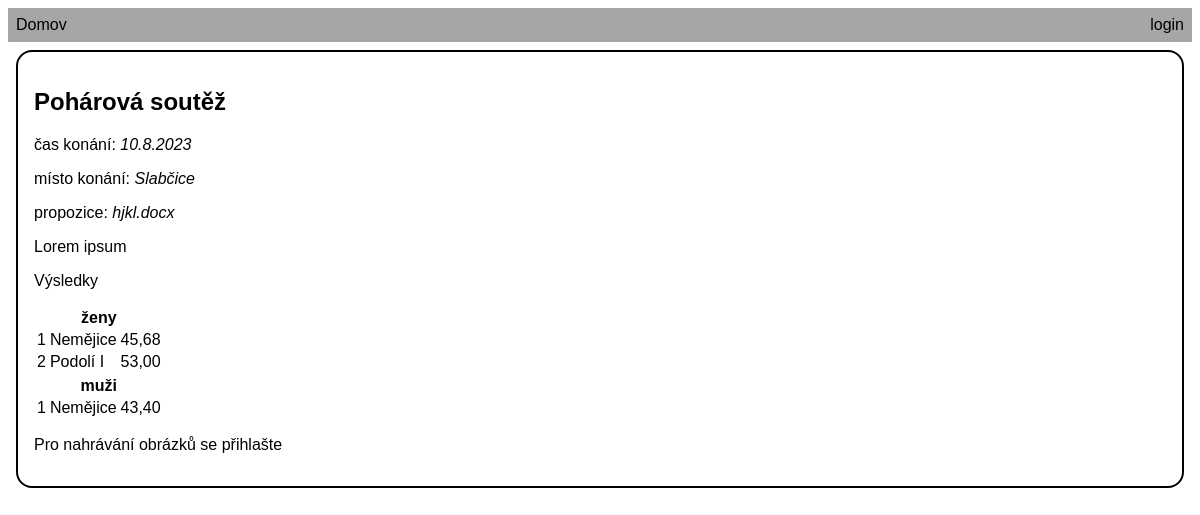
Screenshot of /competition.php?id=0 with the database file from the repository.
### tables this page shows
CREATE TABLE "competition" (id INTEGER PRIMARY KEY AUTOINCREMENT UNIQUE NOT NULL, id_user INTEGER NOT NULL REFERENCES user (id), date_created DATETIME DEFAULT (CURRENT_TIMESTAMP) NOT NULL, title TEXT NOT NULL, description TEXT, proposition VARCHAR UNIQUE, date_event TIMEDATE NOT NULL, town VARCHAR NOT NULL, id_results INTEGER REFERENCES results (id) UNIQUE);

CREATE TABLE category (id INTEGER PRIMARY KEY AUTOINCREMENT NOT NULL, name varchar NOT NULL);

CREATE TABLE "result" (id INTEGER PRIMARY KEY AUTOINCREMENT UNIQUE NOT NULL, id_team REFERENCES team (id) NOT NULL, id_results REFERENCES results (id) NOT NULL, time_run DECIMAL(5, 2) NULL, time_run_2 DECIMAL(5, 2), valid_run BOOL DEFAULT (TRUE) NOT NULL);

CREATE TABLE "team" (id INTEGER PRIMARY KEY AUTOINCREMENT UNIQUE NOT NULL, name varchar NOT NULL, id_category INTEGER REFERENCES category (id) NOT NULL, UNIQUE (name, id_category));

### competition.php (the view, shortened to what this page needs)
<?php
    $db = new PDO("sqlite:database.db");
    $comp = $db->query("SELECT * FROM competition WHERE id = $_GET[id]")->fetchAll();
    $comp = $comp[0]
?>
<!DOCTYPE html>
<html lang="en">
<head>
    <link rel="stylesheet" href="style.css">
</head>
<body>
    <?php include_once("header.php"); ?>
    <main>
        <article>
            <h2><?php echo $comp["title"] ?></h2>
            <p>čas konání: <em><?php echo $comp["date_event"] ?></em></p>
            <p>místo konání: <em><?php echo $comp["town"] ?></em></p>
            <p>propozice: <em><?php echo $comp["proposition"] ?></em></p>
            <p><?php echo $comp["description"] ?></p>
            <div>
                <p>Výsledky</p>
                <?php
                    if(!is_null($comp["id_results"])){
                        $categories = $db->query("SELECT * FROM category")->fetchAll();
                        $vysledky = [];
                        foreach ($categories as $category) {
                            $results = $db->query("SELECT * FROM result r, team t where r.id_team = t.id and t.id_category = $category[id] and r.id_results = $comp[id_results] ORDER BY time_run ASC");
                            $results = $results->fetchAll();
                            $vysledky[$category["id"]] = $results;
                        }
                        foreach($vysledky as $key => $vysledek){
                            if($vysledek){
                                $rowcount = 1;
                                echo "<table>";
                                echo "<tr><th colspan=3>".$categories[$key-1]["name"]."</th></tr>";
                                foreach( $vysledek as $result ) {
                                    echo "<tr><td>$rowcount</td><td>$result[name]</td><td>".number_format($result["time_run"],2,",")."</td></tr>";
                                    $rowcount++;
                                }
                                echo "</table>";
                            }
                        }
                    }
                    else{
                        echo "<a>přidat výsledky</a>";
                    }
                ?>
            </div>
            <?php
            if(isset($_SESSION["username"])){
                echo "<form method='POST' action='/upload.php'>";
                echo "<label for='image_upload'>Nahrát obrázek: </label>";
                echo "<input type='file' name='image' id='image_upload' multiple></form>";
            }
            else{
                echo "<p>Pro nahrávání obrázků se přihlašte</p>";
            }
            ?>
        </article>
    </main>
</body>
</html>

### header.php
<header>
        <nav class="navbar">
            <ul>
                <li><a href="/">Domov</a></li>
                <li class='login'><a href="<?php echo "/login.php?next=$_SERVER[REQUEST_URI]"?>"><?php echo isset($_SESSION['username'])?$_SESSION['username']:"login"; ?></a></li>
            </ul>
        </nav>
    </header>

### style.css (style rules this page uses)
.navbar { display: block; background-color: #a6a6a6; }
.navbar ul { list-style-type: none; margin: 0; padding: 0; overflow: hidden; }
.navbar li { display: inline; float: left; padding: .5em; }
.navbar .login { float: right }
body { font-family: 'Helvetica', 'Arial', sans-serif; }
main { display: block; }
article { border: 2px solid; border-radius: 1em; margin: .5em; padding: 1em; }
a { text-decoration: none; color: black; }

### rows the page displays
competition: title "Pohárová soutěž", date_event "10.8.2023", town "Slabčice", proposition "hjkl.docx", description "Lorem ipsum"
category: name "ženy"
result: id_team.name "Nemějice", time_run "45,68"
result: id_team.name "Podolí I", time_run "53,00"
category: name "muži"
result: id_team.name "Nemějice", time_run "43,40"
